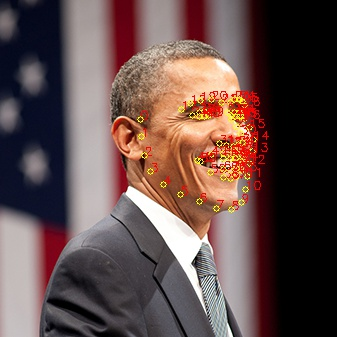
#> input picture CV_python/image_with_landmarks.jpg, 337 x 337 px, given in place of the camera
$ jupyter execute 'project_1_Live Sketch Using Webcam.ipynb'
#> lines starting #> are read from the running program, lines starting #| are printed output that depends on the picture; after the words box and inside, x2 and y2 are one past the last pixel; in counts of white or black regions, pixels touching at a corner belong together
#> further down, frame is the input picture: shape (337, 337, 3); mean B, G, R 74.4, 77, 98.8
[cell 1]
import cv2
import numpy as np

# Sketch generating function
def sketch(image):
    # img convert to grayscale
    img_gray = cv2.cvtColor(image, cv2.COLOR_BGR2GRAY)
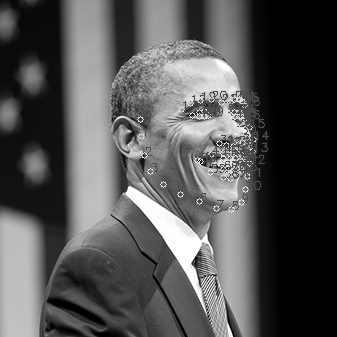
#> img_gray: shape (337, 337); min 0, max 255, mean 83.2

    # Clean up img with Gaussian Blur
    img_gray_blur = cv2.GaussianBlur(img_gray, (5,5), 0)
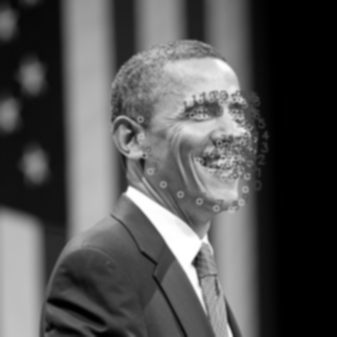
#> img_gray_blur: shape (337, 337); min 0, max 255, mean 83.2

    # Edge Extraction
    # canny는 기본적으로 black background / white edge를 반환한다. 그래서 다음 binarize에서 inverse함수를 사용함.
    canny_edge = cv2.Canny(img_gray_blur, 20, 70)
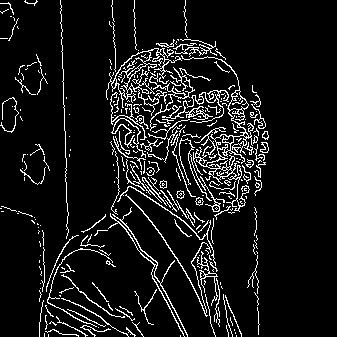
#> canny_edge: shape (337, 337); 8.8% white in thin lines or dots, all inside (x1, y1, x2, y2) = (0, 0, 269, 337)

    # invert binarize the img
    # 70 넘는 건 다 255로, 70보다 값이 작으면 다 0으로 변형한다는 뜻.
    ret, mask = cv2.threshold(canny_edge, 70, 255, cv2.THRESH_BINARY_INV)
    return mask


# 웹캠 켜기. cv2에서 함수를 지원하며, cap이라는 객체를 생성함
cap = cv2.VideoCapture(0)

while True:
    # cap 객체에 read함수를 써서 웹캠 영상을 읽는다. 24~60프레임 사이라고.
    # ret은 boolean 객체이며, 제대로 함수가 작동했는지 아닌지 리턴한다고 함

    ret, frame = cap.read()
    cv2.imshow('Live Sketcher', sketch(frame))
    if cv2.waitKey(1) == 13: # 13은 엔터키를 말함
#> (key Esc is pressed here)
        break

cap.release() # 함수 사용이 끝났으면 release함수를 써서 정리해야 한다. 안 그러면 terminal lock up 된다고 함.
cv2.destroyAllWindows()
